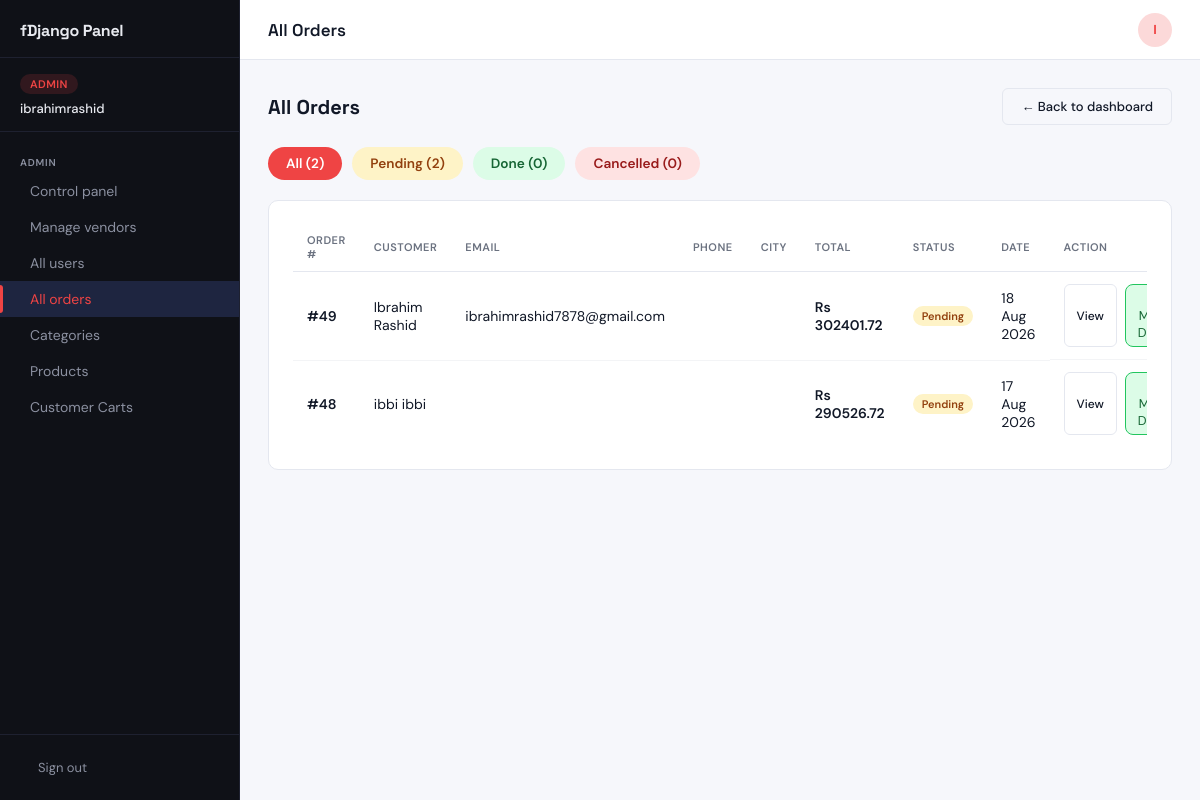
/panel/admin/orders/ (signed in), run on the app's committed database.
### app/models.py (models this page shows, shortened)
class CustomUser(AbstractBaseUser, PermissionsMixin):
    ROLE_CHOICES = [
        ('customer', 'Customer'),
        ('vendor',   'Vendor'),
        ('admin',    'Admin'),
    ]
    VENDOR_STATUS_CHOICES = [
        ('not_vendor', 'Not a Vendor'),
        ('pending', 'Pending Approval'),
        ('approved', 'Approved'),
        ('rejected', 'Rejected'),
        ('suspended', 'Suspended'),
    ]
    email      = models.EmailField(unique=True)
    username   = models.CharField(max_length=150, unique=True)
    first_name = models.CharField(max_length=30, blank=True)
    last_name  = models.CharField(max_length=30, blank=True)
    is_active  = models.BooleanField(default=True)
    is_staff   = models.BooleanField(default=False)
    role        = models.CharField(max_length=20, choices=ROLE_CHOICES, default='customer')
    is_approved = models.BooleanField(default=False)  # admin approves vendors (deprecated, use vendor_status)
    vendor_status = models.CharField(max_length=20, choices=VENDOR_STATUS_CHOICES, default='not_vendor')
    vendor_approved_at = models.DateTimeField(null=True, blank=True)
    vendor_approved_by = models.ForeignKey('self', null=True, blank=True, on_delete=models.SET_NULL, related_name='approved_vendors')
    vendor_rejection_reason = models.TextField(null=True, blank=True)
    vendor_suspended_at = models.DateTimeField(null=True, blank=True)
    objects = CustomUserManager()
    USERNAME_FIELD  = "email"
    REQUIRED_FIELDS = []

class Order(models.Model):
    status_choices = [
        ('pending', 'Pending'),
        ('Done', 'Done'),
        ('Cancelled', 'Cancelled'),
    ]
    user=models.ForeignKey(settings.AUTH_USER_MODEL, on_delete=models.CASCADE)
    first_name=models.CharField(max_length=50)
    last_name=models.CharField(max_length=50)
    email=models.EmailField()
    address=models.CharField(max_length=250)
    city=models.CharField(max_length=100)
    country=models.CharField(max_length=100,null=True,blank=True)
    zip_code=models.CharField(max_length=20)
    phone=models.CharField(max_length=20)
    total_amount=models.DecimalField(max_digits=10, decimal_places=2)
    created_at=models.DateTimeField(auto_now_add=True)
    status=models.CharField(max_length=20, choices=status_choices, default='pending')

### app/views.py (the view)
# urls.py: path('panel/admin/orders/',                           views.all_orders,          name='all_orders'),
@login_required
def all_orders(request):
    if request.user.role != 'admin':
        return redirect('vendor_dashboard')
    status_filter = request.GET.get('status', '').strip()
    orders = Order.objects.all().order_by('-created_at')
    if status_filter in ('pending', 'Done', 'Cancelled'):
        orders = orders.filter(status=status_filter)
    total_count = Order.objects.count()
    pending_count = Order.objects.filter(status='pending').count()
    done_count = Order.objects.filter(status='Done').count()
    cancelled_count = Order.objects.filter(status='Cancelled').count()
    return render(request, 'custom_admin_templates/all_orders.html', {
        'orders': orders,
        'status_filter': status_filter,
        'total_count': total_count,
        'pending_count': pending_count,
        'done_count': done_count,
        'cancelled_count': cancelled_count,
    })

### app/views.py (called while the page is built)
def current_site_profile(request):
    site=get_current_site(request)
    site_profile=SiteProfile.objects.get(site=site)
    return {'site_profile': site_profile}

### templates/custom_admin_templates/all_orders.html (shortened to what this page needs)
{% extends 'custom_admin_templates/base.html' %}
{% load static %}
{% block page_title %}All Orders{% endblock %}
{% block content %}
<div class="page-header">
  <h2>All Orders</h2>
  <a href="{% url 'admin_dashboard' %}" class="btn btn-outline">← Back to dashboard</a>
</div>
<div style="display:flex; gap:10px; margin-bottom:20px; flex-wrap:wrap;">
  <a href="{% url 'all_orders' %}"
     style="padding:8px 18px; border-radius:20px; font-size:0.85rem; font-weight:600;
            text-decoration:none;
            background:{% if not status_filter %}var(--accent){% else %}#f0f0f0{% endif %};
            color:{% if not status_filter %}white{% else %}#666{% endif %};">
    All ({{ total_count }})
  </a>
  <a href="{% url 'all_orders' %}?status=pending"
     style="padding:8px 18px; border-radius:20px; font-size:0.85rem; font-weight:600;
            text-decoration:none;
            background:{% if status_filter == 'pending' %}#f59e0b{% else %}#fef3c7{% endif %};
            color:{% if status_filter == 'pending' %}white{% else %}#92400e{% endif %};">
    Pending ({{ pending_count }})
  </a>
  <a href="{% url 'all_orders' %}?status=Done"
     style="padding:8px 18px; border-radius:20px; font-size:0.85rem; font-weight:600;
            text-decoration:none;
            background:{% if status_filter == 'Done' %}#22c55e{% else %}#dcfce7{% endif %};
            color:{% if status_filter == 'Done' %}white{% else %}#166534{% endif %};">
    Done ({{ done_count }})
  </a>
  <a href="{% url 'all_orders' %}?status=Cancelled"
     style="padding:8px 18px; border-radius:20px; font-size:0.85rem; font-weight:600;
            text-decoration:none;
            background:{% if status_filter == 'Cancelled' %}#ef4444{% else %}#fee2e2{% endif %};
            color:{% if status_filter == 'Cancelled' %}white{% else %}#991b1b{% endif %};">
    Cancelled ({{ cancelled_count }})
  </a>
</div>
<div class="card">
  <div class="table-wrap">
    <table class="data-table">
      <thead>
        <tr>
          <th>Order #</th>
          <th>Customer</th>
          <th>Email</th>
          <th>Phone</th>
          <th>City</th>
          <th>Total</th>
          <th>Status</th>
          <th>Date</th>
          <th>Action</th>
        </tr>
      </thead>
      <tbody>
        {% for order in orders %}
        <tr>
          <td style="font-weight:600;">#{{ order.pk }}</td>
          <td>{{ order.first_name }} {{ order.last_name }}</td>
          <td>{{ order.email }}</td>
          <td>{{ order.phone }}</td>
          <td>{{ order.city }}</td>
          <td style="font-weight:600;">Rs {{ order.total_amount }}</td>
          <td>
            {% if order.status == 'Done' %}
              <span class="badge badge-green">Done</span>
            {% elif order.status == 'pending' %}
              <span class="badge badge-amber">Pending</span>
            {% else %}
              <span class="badge badge-red">Cancelled</span>
            {% endif %}
          </td>
          <td>{{ order.created_at|date:"d M Y" }}</td>
          <td style="display:flex; gap:8px;">
            <a href="{% url 'all_order_detail' order.pk %}" class="btn btn-outline btn-sm">View</a>
            {% if order.status == 'pending' %}
<form method="post" action="{% url 'update_order_status' order.pk %}">
  <div style="display:flex; gap:6px;">
    <button type="submit" name="status" value="Done"
            style="background:#dcfce7; color:#166534; border:1px solid #22c55e;
                   padding:5px 12px; border-radius:8px; cursor:pointer; font-size:0.8rem;">
    </button>
  </div>
</form>
{% else %}
  <span style="color:var(--text-secondary); font-size:0.8rem;"></span>
{% endif %}
          </td>
        </tr>
        {% empty %}
        <tr>
          <td colspan="9" style="text-align:center; padding:28px; color:var(--text-secondary);">
            {% if status_filter %}No {{ status_filter }} orders.{% else %}No orders yet.{% endif %}
          </td>
        </tr>
        {% endfor %}
      </tbody>
    </table>
  </div>
</div>
{% endblock %}

### templates/custom_admin_templates/base.html (shortened to what this page needs)
{% load static %}
<!DOCTYPE html>
<html lang="en">
<head>
  <link rel="stylesheet" href="{% static 'custom_admin_templates/css/panel.css' %}"/>
</head>
<body class="role-{{ request.user.role|default:'guest' }}">
<aside class="sidebar" id="sidebar">
  <div class="sidebar-header">
    <div class="logo">
      <span class="logo-text">fDjango Panel</span>
    </div>
  </div>
  <div class="role-badge-wrap">
    <div class="role-badge role-badge--{{ request.user.role|default:'guest' }}">
      {% if request.user.role == 'admin' %}Admin
      {% elif request.user.role == 'vendor' %}Vendor
      {% else %}Customer{% endif %}
    </div>
    <p class="sidebar-username">{{ request.user.get_full_name|default:request.user.username }}</p>
  </div>
  <nav class="sidebar-nav" aria-label="Panel navigation">
    {% if request.user.role == 'admin' %}
    <div class="nav-section">
      <span class="nav-label">Admin</span>
      <a href="{% url 'admin_dashboard' %}" class="nav-link {% if request.resolver_match.url_name == 'admin_dashboard' %}active{% endif %}">
         Control panel
      </a>
      <a href="{% url 'manage_vendors' %}" class="nav-link {% if request.resolver_match.url_name == 'manage_vendors' %}active{% endif %}">
         Manage vendors
      </a>
      <a href="{% url 'manage_users' %}" class="nav-link {% if request.resolver_match.url_name == 'manage_users' %}active{% endif %}">
         All users
      </a>
      <a href="{% url 'all_orders' %}" class="nav-link {% if request.resolver_match.url_name == 'all_orders' %}active{% endif %}">
         All orders
      </a>
      <a href="{% url 'manage_categories' %}" class="nav-link ">
         Categories
      </a>
      <a href="{% url 'my_products' %}" class="nav-link {% if request.resolver_match.url_name == 'my_products' %}active{% endif %}">
         Products
      </a>
      <a href="{% url 'view_carts' %}" class="nav-link {% if request.resolver_match.url_name == 'view_carts' %}active{% endif %}">
         Customer Carts
      </a>
    </div>
    {% endif %}
  </nav>
  <div class="sidebar-footer">
    <form method="post" action="{% url 'panel_logout' %}">
      <button type="submit" class="logout-btn">
         Sign out
      </button>
    </form>
  </div>
</aside>
<div class="layout-wrap">
  <header class="topbar">
    <h1 class="page-title">{% block page_title %}Dashboard{% endblock %}</h1>
    <div class="topbar-right">
      <span class="topbar-avatar">{{ request.user.username|first|upper }}</span>
    </div>
  </header>
  <main class="main-content">
    {% block content %}{% endblock %}
  </main>
</div>
</body>
</html>

### data on the page
CustomUser: user.get_full_name "ibrahimrashid", user.username|first "I"
Order: pk "49", first_name "Ibrahim", last_name "Rashid", email "ibrahimrashid7878@gmail.com", total_amount "302401.72", status "Pending", created_at "18 Aug 2026"
Order: pk "48", first_name "ibbi", last_name "ibbi", total_amount "290526.72", status "Pending", created_at "17 Aug 2026"

### other printed values
{{ total_count }} "2"
{{ pending_count }} "2"
{{ done_count }} "0"
{{ cancelled_count }} "0"
